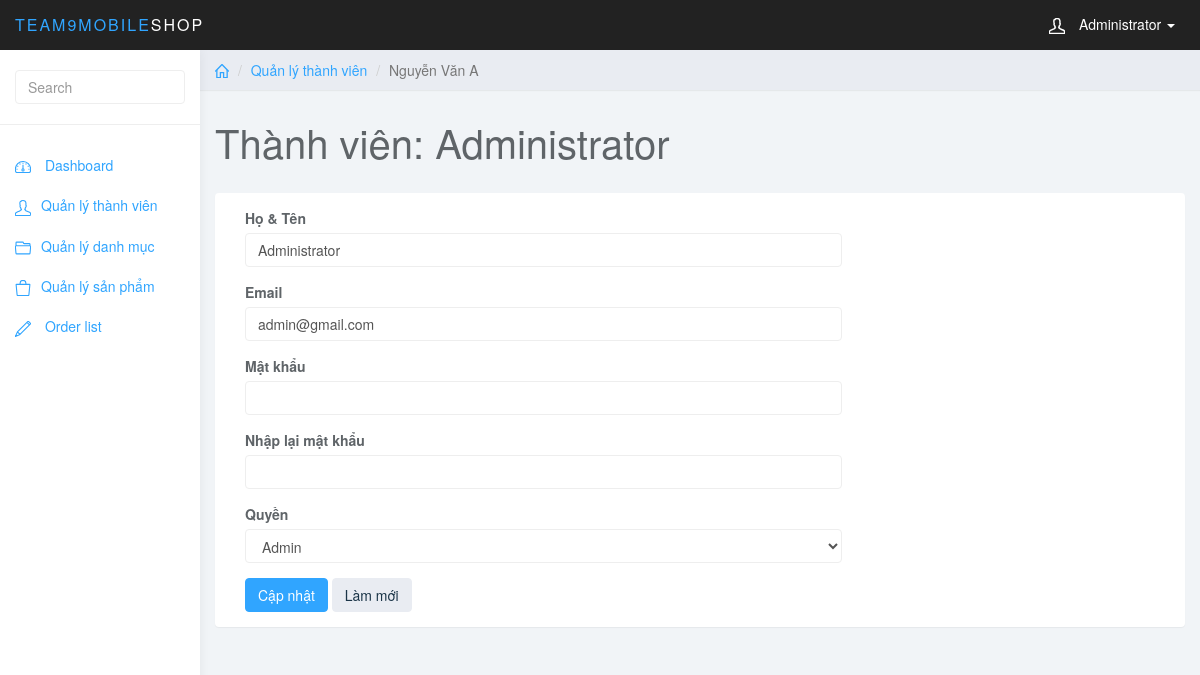
Page /admin/index.php?page_layout=edit_user&id=2 (signed in) on the committed database.
### tables this page shows
CREATE TABLE `user` (
  `user_id` int(11) NOT NULL,
  `user_full` varchar(255) NOT NULL,
  `user_mail` varchar(255) NOT NULL,
  `user_pass` varchar(255) NOT NULL,
  `user_level` int(1) NOT NULL
);

### admin/edit_user.php (the view, shortened to what this page needs)
<?php
    $cur_id = $_GET['id'];
    if(isset($cur_id)){
        $query_check = mysqli_query($con, "SELECT * FROM user WHERE user_id = $cur_id");
        if(!empty($query_check)){
            $cur_row = mysqli_fetch_assoc($query_check);
        }
    }
?>
	<div class="col-sm-9 col-sm-offset-3 col-lg-10 col-lg-offset-2 main">
		<div class="row">
			<ol class="breadcrumb">
                <li><a href="#"><svg class="glyph stroked home"><use xlink:href="#stroked-home"></use></svg></a></li>
                <li><a href="">Quản lý thành viên</a></li>
				<li class="active">Nguyễn Văn A</li>
			</ol>
		</div>
		<div class="row">
			<div class="col-lg-12">
				<h1 class="page-header">Thành viên: <?php echo $cur_row['user_full']?> </h1>
			</div>
        </div>
        <div class="row">
                <div class="col-lg-12">
                    <div class="panel panel-default">
                        <div class="panel-body">
                            <div class="col-md-8">
                            <form role="form" method="post">
                                <div class="form-group">
                                    <label>Họ & Tên</label>
                                    <input type="text" name="user_full" required class="form-control" value="<?php echo $cur_row['user_full']?>" placeholder="">
                                </div>
                                <div class="form-group">
                                    <label>Email</label>
                                    <input type="text" name="user_mail" required value="<?php echo $cur_row['user_mail']?>" class="form-control">
                                </div>
                                <div class="form-group">
                                    <label>Mật khẩu</label>
                                    <input type="password" name="user_pass"   class="form-control">
                                </div>
                                <div class="form-group">
                                    <label>Nhập lại mật khẩu</label>
                                    <input type="password" name="user_re_pass"   class="form-control">
                                </div>
                                <div class="form-group">
                                    <label>Quyền</label>
                                    <select name="user_level" class="form-control">
                                        <option value=1 <?php if($cur_row['user_level'] == 1) echo 'selected'?> >Admin</option>
                                    </select>
                                </div>
                                <button type="submit" name="sbm" class="btn btn-primary">Cập nhật</button>
                                <button type="reset" class="btn btn-default">Làm mới</button>
                            </div>
                        </div>
                    </div>
                </div>
            </div>
	</div>

### admin/css/styles.css (style rules this page uses)
body { background: #f1f4f7; padding-top: 50px; color: #5f6468; }
a, a:hover, a:focus { color: #30a5ff; }
h1, h2, h3, h4, h5, h6 { color: #5f6468; }
h1 { font-weight: 300; font-size: 40px; }
.form-control { border: 1px solid #eee; box-shadow: none; }
.btn-default, .btn-default:hover, .btn-default:focus, .btn-default:active, .btn-default.active, .open > .dropdown-toggle.btn-default, .btn-default.disabled, .btn-default[disabled], fieldset[disabled] .btn-default, .btn-default.disabled:hover, .btn-default[disabled]:hover, fieldset[disabled] .btn-default:hover, .btn-default.disabled:focus, .btn-default[disabled]:focus, fieldset[disabled] .btn-default:focus, .btn-default.disabled:active, .btn-default[disabled]:active, fieldset[disabled] .btn-default:active, .btn-default.disabled.active, .btn-default[disabled].active, fieldset[disabled] .btn-default.active { background-color: #e9ecf2; border-color: #e9ecf2; color: #1b3548; }
.btn-primary, .btn-primary:hover, .btn-primary:focus, .btn-primary:active, .btn-primary.active, .open > .dropdown-toggle.btn-primary, .btn-primary.disabled, .btn-primary[disabled], fieldset[disabled] .btn-primary, .btn-primary.disabled:hover, .btn-primary[disabled]:hover, fieldset[disabled] .btn-primary:hover, .btn-primary.disabled:focus, .btn-primary[disabled]:focus, fieldset[disabled] .btn-primary:focus, .btn-primary.disabled:active, .btn-primary[disabled]:active, fieldset[disabled] .btn-primary:active, .btn-primary.disabled.active, .btn-primary[disabled].active, fieldset[disabled] .btn-primary.active { background-color: #30a5ff; border-color: #30a5ff; }
.panel { border: 0; }
.breadcrumb { border-radius: 0; padding: 10px 15px; background: #e9ecf2; box-shadow: 0 1px 1px rgba(0, 0, 0, .05); margin: 0 ; }
h1.page-header { margin-top: 30px; border-bottom: 0; }
.breadcrumb .glyph { height: 14px; width: 14px; margin: -2px 0 0 0; stroke-width: 4px; }

### rows in the picture
user: user_full "Administrator", user_mail "admin@gmail.com", user_level "Admin"

### other values in the picture
$_SESSION['user_full'] "Administrator"
